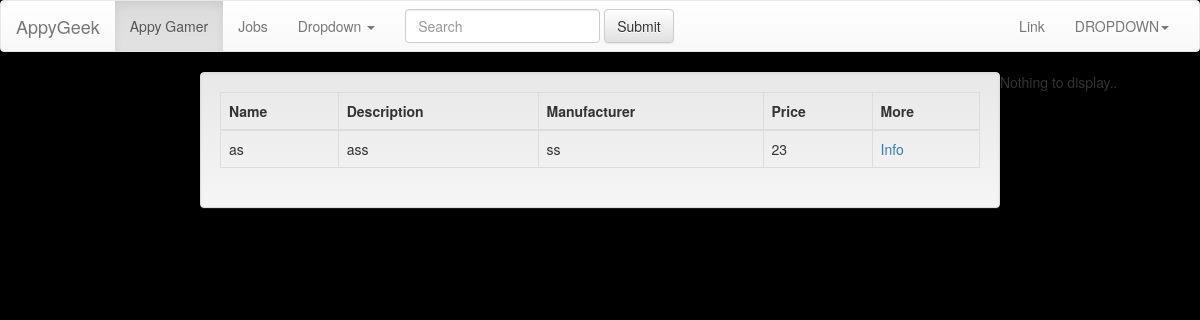
The app's page /, older data.
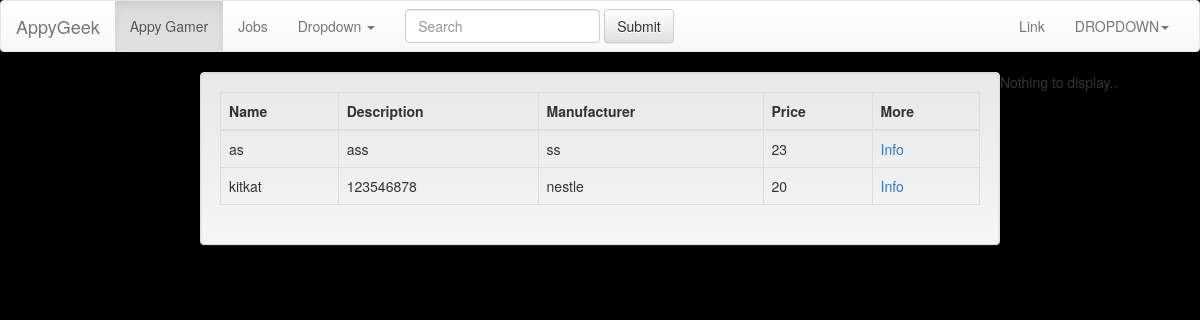
The same page, newer data.
### registration/models.py (models this page shows)
class Chocolate(models.Model):
    id = models.AutoField(primary_key=True)
    name = models.CharField(_('Chocolate Name'),max_length=100,blank=True )
    description = models.CharField(_('Chocolate Description'),max_length=1000,blank=True )
    manufacturer = models.CharField(_('Chocolate Manufacturer'),max_length=100,blank=True )
    price = models.IntegerField(_('Chocolate Price'),
                                 validators=[MaxValueValidator(1000), MinValueValidator(0)],
                                 help_text=_('4 digits maximum'), blank=True, null=True)

### registration/views.py (the view)
# urls.py: url(r'^$', Home.as_view(), name='home'),
class Home(ListView):
    template_name="index.html"
    def get_queryset(self):
        return Chocolate.objects.all()

### registration/templates/index.html (shortened to what this page needs)
{%  load staticfiles %}
<!DOCTYPE html>
<html lang="en">
<head>
<link rel="stylesheet" href="{%  static 'css/bootstrap.min.css' %}">
<link rel="stylesheet" href="{%  static 'css/bootstrap-theme.min.css' %}">
</head>
<body style="background-image: url({% static "images/abcdef.jpg" %});background-repeat:no-repeat;background-size:100%;height: 140px;display:block;padding:0 !important;margin:0;" >
<nav class="navbar navbar-default">
  <div class="container-fluid">
    <div class="navbar-header">
      <a class="navbar-brand" href="#">AppyGeek</a>
    </div>
    <div class="collapse navbar-collapse" id="bs-example-navbar-collapse-1">
      <ul class="nav navbar-nav">
        <li class="active"><a href="http://www.news-republic.com/appygamer/">Appy Gamer <span class="sr-only">(current)</span></a></li>
        <li><a href="http://www.news-republic.com/jobs/">Jobs</a></li>
        <li class="dropdown">
          <a href="#" class="dropdown-toggle" data-toggle="dropdown" role="button" aria-haspopup="true" aria-expanded="false">Dropdown <span class="caret"></span></a>
        </li>
      </ul>
      <form class="navbar-form navbar-left" role="search">
        <div class="form-group">
          <input type="text" class="form-control" placeholder="Search">
        </div>
        <button type="submit" class="btn btn-default">Submit</button>
      </form>
      <ul class="nav navbar-nav navbar-right">
        <li><a href="#">Link</a></li>
        <li class="dropdown">
                    <a href="#" class="dropdown-toggle" data-toggle="dropdown" role="button" aria-haspopup="true" aria-expanded="false">DROPDOWN<span class="caret"></span></a>
                </li>
            </ul>
        </div>
    </div>
</nav>
<div class="col-md-8 col-md-offset-2 well">
<table class="table table-hover table-bordered table-responsive">
    <thead>
    <tr>
        <th>
            Name
        </th>
        <th>
            Description
        </th>
        <th>
            Manufacturer
        </th>
        <th>
            Price
        </th>
           <th>
            More
        </th>
    </tr>
    </thead>
    <tbody>
    {% for item in object_list %}
        <tr>
            <td> {{ item.name }} </td>
            <td> {{ item.description }}</td>
            <td> {{ item.manufacturer }}</td>
            <td> {{ item.price }}</td>
            <td> <a href="{% url 'chocolate_info' item.id %}"> Info</a> </td>
        </tr>
    {% endfor %}
    </tbody>
</table>
</div>
 {% if user.is_anonymous %}
     Nothing to display..
{%  else  %}
<div class="col-md-6 col-md-offset-6" style="padding-top:10%;">
<a href="{% url 'add_chocolate' %}">
    <button class="btn btn-primary">Add a Chocolate</button></a>
</div>
{% endif %}
</body>
</html>

Row changes from the older to the newer data that the page shows:
added Chocolate: name "kitkat", description "123546878", manufacturer "nestle", price "20"
